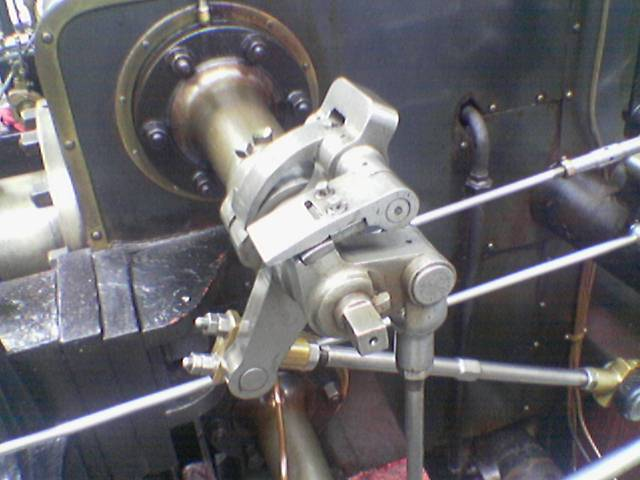
#> input picture Sobel/valve.png, 640 x 480 px
$ python sobel.py
#> lines starting #> are read from the running program, lines starting #| are printed output that depends on the picture
import cv2
import numpy as np


def count_g(z1, z2, z3, z4, z6, z7, z8, z9):
    gx = z7 + 2 * z8 + z9 - z1 - 2 * z2 - z3
    gy = z3 + 2 * z6 + z9 - z1 - 2 * z4 - z7
    return ((gx ** 2) + (gy ** 2))**0.5


def apply_filter(img: np.ndarray) -> np.ndarray:
    cv2.imshow('before', img)
    res = np.zeros(img.shape, np.uint8)
    h, w = img.shape
    for i in range(img.shape[0]):
        for j in range(img.shape[1]):
            res[i, j] = img[i, j]
    for i in range(1, h - 1):
        for j in range(1, w - 1):
            res[i, j] = count_g(img[i - 1, j - 1], img[i-1, j], img[i - 1, j + 1],
                                img[i, j - 1], img[i, j + 1],
                                img[i + 1, j - 1], img[i + 1, j], img[i + 1, j+1])
    cv2.imshow('after', res)
    cv2.waitKey(0)


if __name__ == '__main__':
    image = cv2.imread('valve.png', 0)
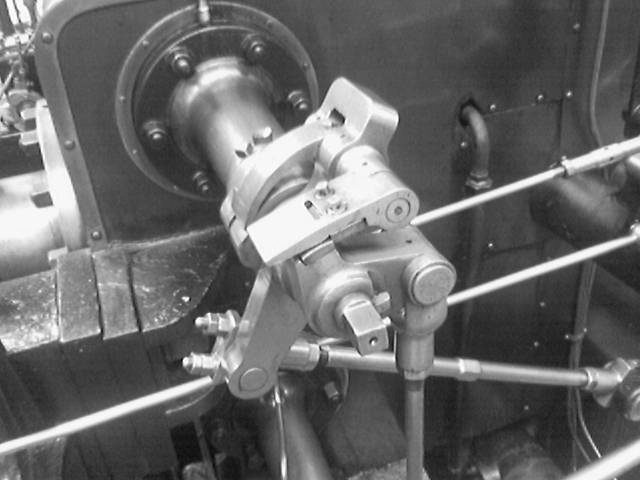
#> image: shape (480, 640); min 6, max 255, mean 105.2
    apply_filter(image)
#> the loop in apply_filter, `for i in range(1, h - 1):` made 478 passes
#> after the loop in apply_filter, `for i in range(1, h - 1):`:
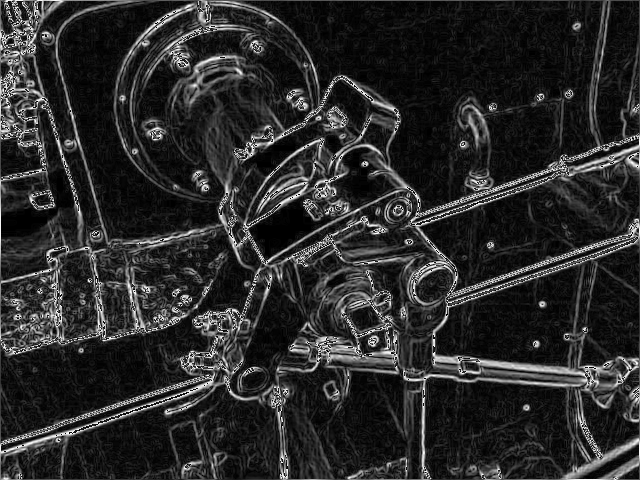
#> res: shape (480, 640); min 0, max 255, mean 42.4
